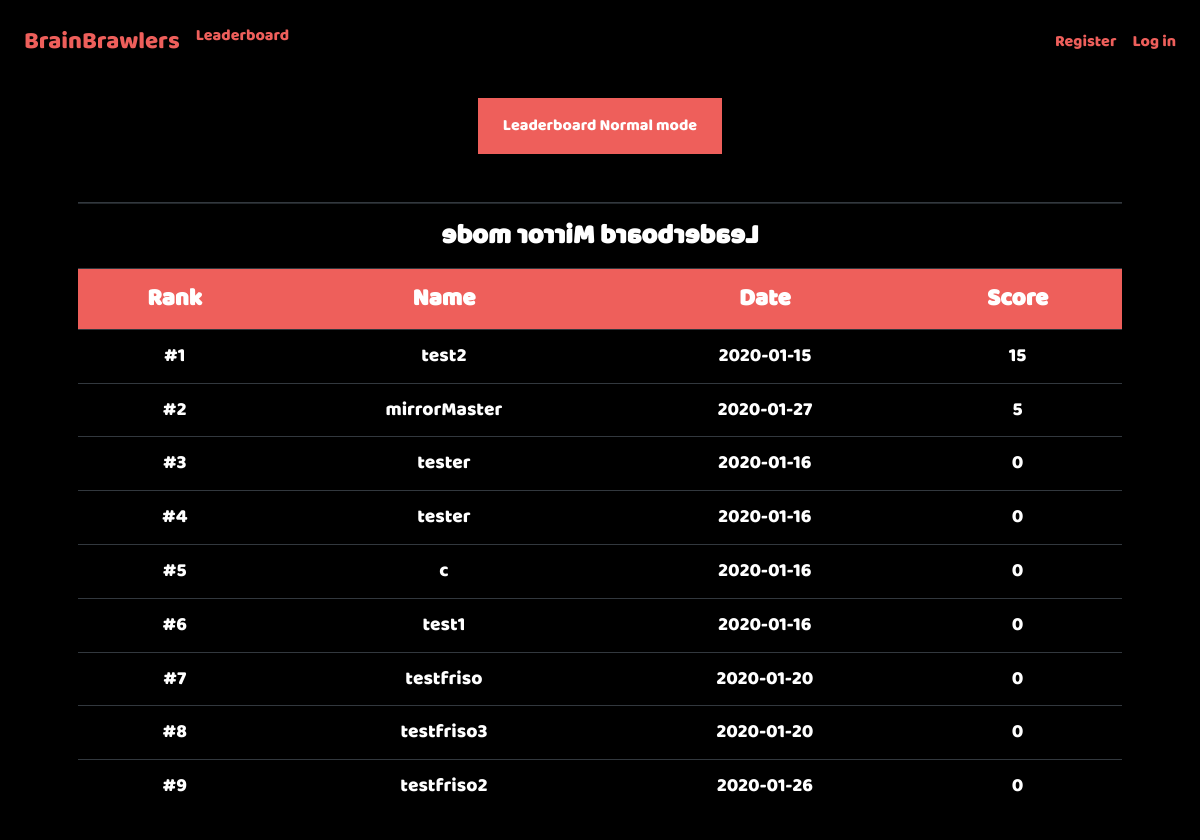
/leaderboard_mirror, run on the app's committed database.
### tables this page shows
CREATE TABLE 'users' ('id' integer PRIMARY KEY AUTOINCREMENT NOT NULL, 'username' text NOT NULL, 'hash' text NOT NULL, 'highscore' integer NOT NULL, 'date'  date NOT NULL DEFAULT CURRENT_DATE  , 'highscore_mirror' integer);

### application.py (the view)
@app.route("/leaderboard_mirror")
def leaderboard_mirror():
    highscores = db.execute("SELECT * FROM users ORDER BY highscore_mirror DESC, date;")
    highscores = [(i+1, highscores[i]) for i in range(len(highscores))]
    if len(highscores) > 50:
        highscores = [(i+1, highscores[i]) for i in range(50)]
    return render_template("game/leaderboard_mirror.html", highscores=highscores)

### application.py (called while the page is built)
@app.after_request
def after_request(response):
    response.headers["Cache-Control"] = "no-cache, no-store, must-revalidate"
    response.headers["Expires"] = 0
    response.headers["Pragma"] = "no-cache"
    return response

### templates/game/leaderboard_mirror.html (shortened to what this page needs)
{% extends "layout.html" %}
{% block main %}
    <p>
        <br>
        <br>
    </p>
    <a href="/leaderboard" class="button">Leaderboard Normal mode</a>
    <p>
        <br>
        <br>
    </p>
    <table id=table class="table table-dark" style="width:100%">
        <link href="/static/css/leaderboard.css" rel="stylesheet">
        <tr>
            <th id="reverseTitle" colspan="4">Leaderboard Mirror mode</th>
        </tr>
        <tr>
            <th>Rank</th>
            <th>Name</th>
            <th>Date</th>
            <th>Score</th>
        </tr>
        <tr>
    {% for (rank, highscore) in highscores %}
            <td>#{{ rank }}</td>
            <td>{{ highscore.username }}</td>
            <td>{{ highscore.date }}</td>
            <td>{{ highscore.highscore_mirror }}</td>
        </tr>
    {% endfor %}
    </table>
{% endblock %}

### static/css/basic_style.css (style rules this page uses)
body { background-color: #000000; }

### static/css/leaderboard.css (style rules this page uses)
#table { margin-left:auto; margin-right:auto; color: white; font-family: Baloo Regular, Baloo; }
th { background-color: #ee5f5b; font-size: 150%; font-weight: bold; }
td { background-color: black; font-size: 120%; }
#reverseTitle { -moz-transform: scale(-1, 1); -webkit-transform: scale(-1, 1); -o-transform: scale(-1, 1); -ms-transform: scale(-1, 1); transform: scale(-1, 1); background-color: black; font-size: 170%; }
.button { background-color: #ee5f5b; color: white; padding: 15px 25px; text-align: center; cursor: pointer; font-family: Baloo Regular, Baloo; }

### data on the page
users: rank "1", username "test2", date "2020-01-15", highscore_mirror "15"
users: rank "2", username "mirrorMaster", date "2020-01-27", highscore_mirror "5"
users: rank "3", username "tester", date "2020-01-16", highscore_mirror "0"
users: rank "4", username "tester", date "2020-01-16", highscore_mirror "0"
users: rank "5", username "c", date "2020-01-16", highscore_mirror "0"
users: rank "6", username "test1", date "2020-01-16", highscore_mirror "0"
users: rank "7", username "testfriso", date "2020-01-20", highscore_mirror "0"
users: rank "8", username "testfriso3", date "2020-01-20", highscore_mirror "0"
users: rank "9", username "testfriso2", date "2020-01-26", highscore_mirror "0"
